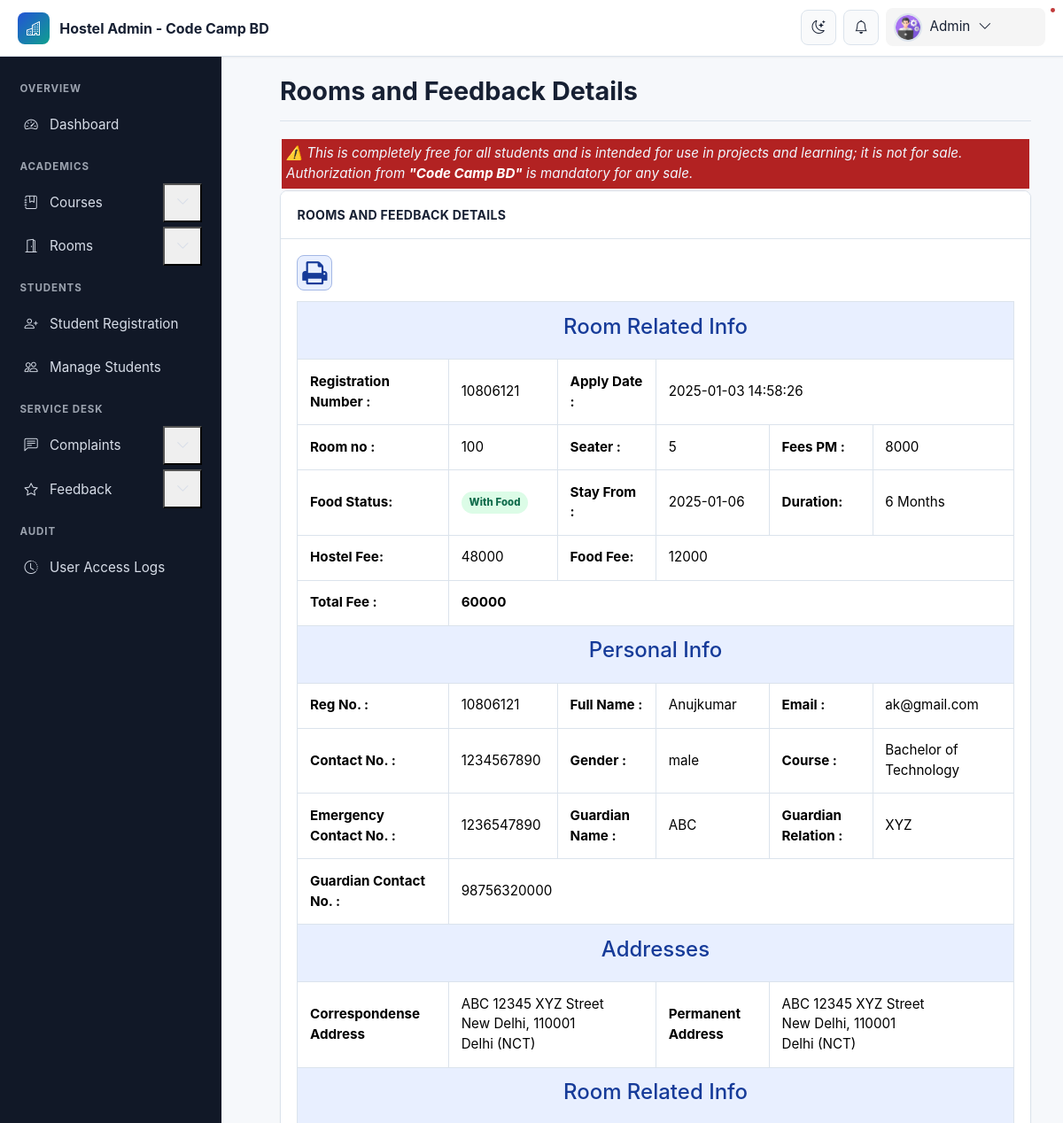
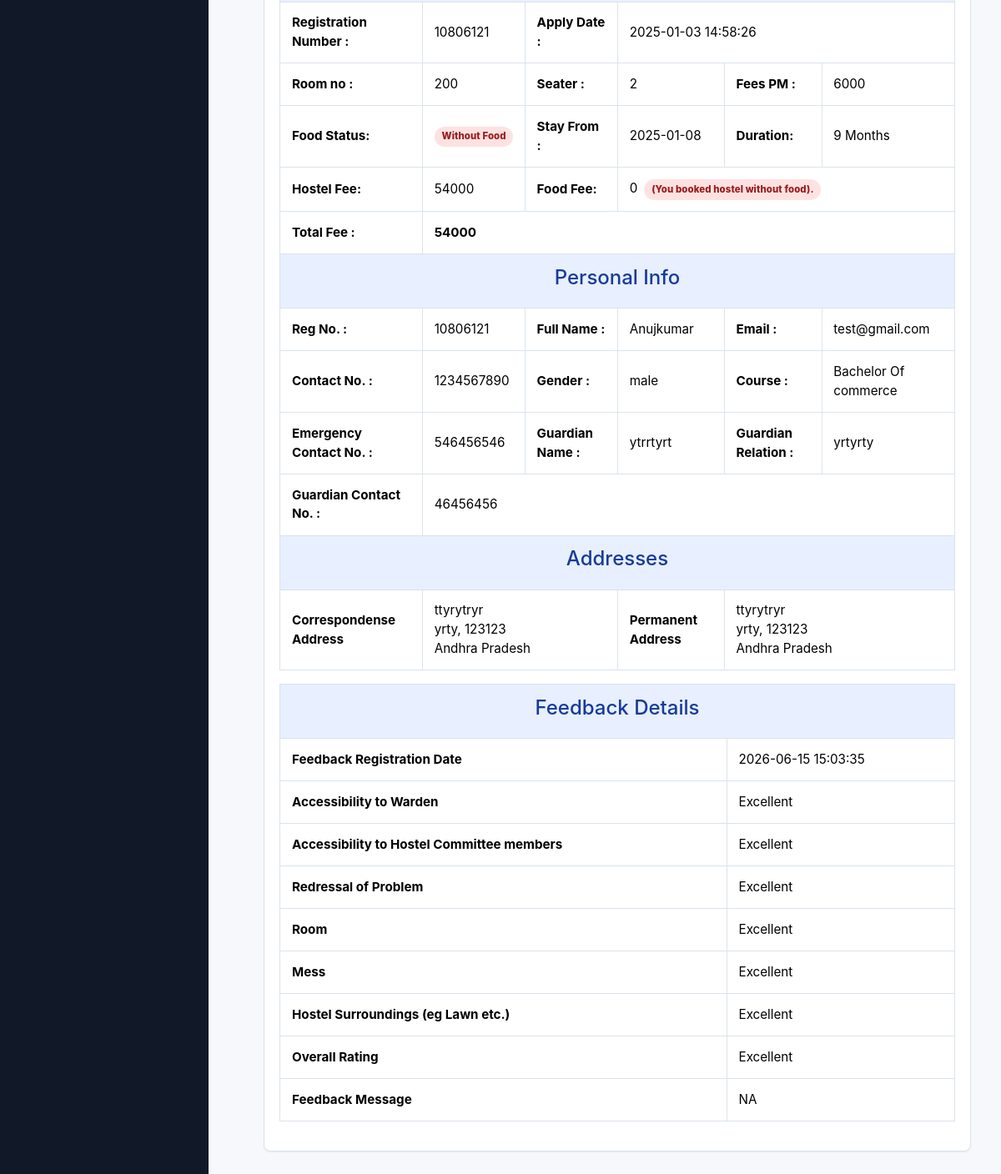
/admin/feedback-details.php?regno=10806121&&uid=3 (signed in), run on the app's committed database (2 pictures, top to bottom).
### tables this page shows
CREATE TABLE `registration` (
  `id` int(11) NOT NULL,
  `roomno` int(11) DEFAULT NULL,
  `seater` int(11) DEFAULT NULL,
  `feespm` int(11) DEFAULT NULL,
  `foodstatus` int(11) DEFAULT NULL,
  `stayfrom` date DEFAULT NULL,
  `duration` int(11) DEFAULT NULL,
  `course` varchar(500) DEFAULT NULL,
  `regno` int(11) DEFAULT NULL,
  `firstName` varchar(500) DEFAULT NULL,
  `middleName` varchar(500) DEFAULT NULL,
  `lastName` varchar(500) DEFAULT NULL,
  `gender` varchar(250) DEFAULT NULL,
  `contactno` bigint(11) DEFAULT NULL,
  `emailid` varchar(500) DEFAULT NULL,
  `egycontactno` bigint(11) DEFAULT NULL,
  `guardianName` varchar(500) DEFAULT NULL,
  `guardianRelation` varchar(500) DEFAULT NULL,
  `guardianContactno` bigint(11) DEFAULT NULL,
  `corresAddress` varchar(500) DEFAULT NULL,
  `corresCIty` varchar(500) DEFAULT NULL,
  `corresState` varchar(500) DEFAULT NULL,
  `corresPincode` int(11) DEFAULT NULL,
  `pmntAddress` varchar(500) DEFAULT NULL,
  `pmntCity` varchar(500) DEFAULT NULL,
  `pmnatetState` varchar(500) DEFAULT NULL,
  `pmntPincode` int(11) DEFAULT NULL,
  `postingDate` timestamp NULL DEFAULT current_timestamp(),
  `updationDate` varchar(500) DEFAULT NULL
);

CREATE TABLE `feedback` (
  `id` int(11) NOT NULL,
  `AccessibilityWarden` varchar(255) DEFAULT NULL,
  `AccessibilityMember` varchar(255) DEFAULT NULL,
  `RedressalProblem` varchar(255) DEFAULT NULL,
  `Room` varchar(255) DEFAULT NULL,
  `Mess` varchar(255) DEFAULT NULL,
  `HostelSurroundings` varchar(255) DEFAULT NULL,
  `OverallRating` varchar(255) DEFAULT NULL,
  `FeedbackMessage` varchar(255) DEFAULT NULL,
  `userId` int(11) DEFAULT NULL,
  `postinDate` timestamp NULL DEFAULT current_timestamp()
);

### admin/feedback-details.php (the view, shortened to what this page needs)
<?php
include('includes/config.php');
?>
<!doctype html>
<html lang="en" class="no-js">
<head>
	<link rel="stylesheet" href="css/font-awesome.min.css">
	<link rel="stylesheet" href="https://cdn.jsdelivr.net/npm/bootstrap@5.3.3/dist/css/bootstrap.min.css">
	<link rel="stylesheet" href="css/dataTables.bootstrap.min.css">
	<link rel="stylesheet" href="css/bootstrap-social.css">
	<link rel="stylesheet" href="css/bootstrap-select.css">
	<link rel="stylesheet" href="css/fileinput.min.css">
	<link rel="stylesheet" href="css/awesome-bootstrap-checkbox.css">
	<link rel="stylesheet" href="css/style.css">
	<link rel="stylesheet" href="css/font-awesome.min.css">
</head>
<body>
	<?php include('includes/header.php');?>
	<div class="ts-main-content">
			<?php include('includes/sidebar.php');?>
		<div class="content-wrapper">
			<div class="container-fluid">
				<div class="row" id="print">
					<div class="col-md-12">
						<h2 class="page-title">Rooms and Feedback Details</h2>
														<div class="" style="background-color: firebrick; padding: 5px;margin: 2px;}">
									<i>
										<marquee behavior="scroll" direction="left" onmouseover="this.stop();" onmouseout="this.start();" style="color: aliceblue;" >
											⚠️ This is completely free for all students and is intended for use in projects and learning; it is not for sale. Authorization from  <a style="color:white;font-weight: bold;" href="https://www.youtube.com/@codecampbdofficial/" target="_blank" rel="noopener noreferrer">"Code Camp BD"</a>  is mandatory for any sale.
										</marquee>
									</i>
								</div>
						<div class="panel panel-default">
							<div class="panel-heading">Rooms and Feedback Details</div>
							<div class="panel-body">
			<table id="zctb" class="table table-bordered " cellspacing="0" width="100%" border="1">
						 <span class="print-action"><i class="fa fa-print fa-2x" aria-hidden="true" OnClick="CallPrint(this.value)" title="Print the Report"></i></span>
									<tbody>
<?php
$aid=intval($_GET['regno']);
	$ret="select * from registration where (regno	=?)";
$stmt= $mysqli->prepare($ret) ;
$stmt->bind_param('s',$aid);
$stmt->execute() ;
$res=$stmt->get_result();
while($row=$res->fetch_object())
	  {
	  	?>
<tr>
<td colspan="6" class="table-section-title"><h4>Room Related Info</h4></td>
</tr>
<tr>
	<th>Registration Number :</th>
<td><?php echo $row->regno;?></td>
<th>Apply Date :</th>
<td colspan="3"><?php echo $row->postingDate;?></td>
</tr>
<tr>
<td><b>Room no :</b></td>
<td><?php echo $row->roomno;?></td>
<td><b>Seater :</b></td>
<td><?php echo $row->seater;?></td>
<td><b>Fees PM :</b></td>
<td><?php echo $fpm=$row->feespm;?></td>
</tr>
<tr>
<td><b>Food Status:</b></td>
<td>
;?></td>
<td><b>Stay From :</b></td>
<td><?php echo $row->stayfrom;?></td>
<td><b>Duration:</b></td>
<td><?php echo $dr=$row->duration;?> Months</td>
</tr>
<tr><th>Hostel Fee:</th>
<td><?php echo $hf=$dr*$fpm?></td>
<th>Food Fee:</th>
<td colspan="3"><?php
if($row->foodstatus==1)
{
echo $ff=(2000*$dr);
} else {
echo $ff=0;
echo "<span class='badge badge-status-danger hms-inline-note'>(You booked hostel without food).</span>";
}?></td>
</tr>
<tr>
<th>Total Fee :</th>
<th colspan="5"><?php echo $hf+$ff;?></th>
</tr>
<tr>
<td colspan="6" class="table-section-title"><h4>Personal Info</h4></td>
</tr>
<tr>
<td><b>Reg No. :</b></td>
<td><?php echo $row->regno;?></td>
<td><b>Full Name :</b></td>
<td><?php echo $row->firstName;?><?php echo $row->middleName;?><?php echo $row->lastName;?></td>
<td><b>Email :</b></td>
<td><?php echo $row->emailid;?></td>
</tr>
<tr>
<td><b>Contact No. :</b></td>
<td><?php echo $row->contactno;?></td>
<td><b>Gender :</b></td>
<td><?php echo $row->gender;?></td>
<td><b>Course :</b></td>
<td><?php echo $row->course;?></td>
</tr>
<tr>
<td><b>Emergency Contact No. :</b></td>
<td><?php echo $row->egycontactno;?></td>
<td><b>Guardian Name :</b></td>
<td><?php echo $row->guardianName;?></td>
<td><b>Guardian Relation :</b></td>
<td><?php echo $row->guardianRelation;?></td>
</tr>
<tr>
<td><b>Guardian Contact No. :</b></td>
<td colspan="6"><?php echo $row->guardianContactno;?></td>
</tr>
<tr>
<td colspan="6" class="table-section-title"><h4>Addresses</h4></td>
</tr>
<tr>
<td><b>Correspondense Address</b></td>
<td colspan="2">
<?php echo $row->corresAddress;?><br />
<?php echo $row->corresCIty;?>, <?php echo $row->corresPincode;?><br />
<?php echo $row->corresState;?>
</td>
<td><b>Permanent Address</b></td>
<td colspan="2">
<?php echo $row->pmntAddress;?><br />
<?php echo $row->pmntCity;?>, <?php echo $row->pmntPincode;?><br />
<?php echo $row->pmnatetState;?>
</td>
</tr>
<?php
} ?>
</tbody>
</table>
<?php
$uid=$_GET['uid'];
$ret="SELECT * FROM feedback WHERE userId=? ";
$stmt= $mysqli->prepare($ret);
$stmt->bind_param('i',$uid);
$stmt->execute() ;
$res=$stmt->get_result();
while($row=$res->fetch_object())
	  { ?>
		<table id="zctb" class="table table-bordered " cellspacing="0" width="100%" border="1">
<tr>
<td colspan="6" class="table-section-title"><h4>Feedback Details</h4></td>
</tr>
<tr>
<th>Feedback Registration Date</th>
<td><?php echo $row->postinDate;?></td>
</tr>
<tr>
<th>Accessibility to Warden </th>
<td><?php echo $row->AccessibilityWarden;?></td>
</tr>
<tr>
<th>Accessibility to Hostel Committee members </th>
<td><?php echo $row->AccessibilityMember;?></td>
</tr>
<tr>
<th>Redressal of Problem </th>
<td><?php echo $row->RedressalProblem;?></td>
</tr>
<tr>
<th>Room </th>
<td><?php echo $row->Room;?></td>
</tr>
<tr>
<th>Mess </th>
<td><?php echo $row->Mess;?></td>
</tr>
<tr>
<th>Hostel Surroundings (eg Lawn etc.) </th>
<td><?php echo $row->HostelSurroundings;?></td>
</tr>
<tr>
<th>Overall Rating </th>
<td><?php echo $row->OverallRating;?></td>
</tr>
<tr>
<th>Feedback Message</th>
<td><?php echo $row->FeedbackMessage;?></td>
</tr>
</table>
<?php } ?>
</div>
</div>
</div>
</div>
</div>
</div>
</div>
</body>
</html>

### admin/css/style.css (style rules this page uses)
html { font-size: 14px; }
@media only screen and (min-width: 480px) { html { font-size: 17px; } }
@media only screen and (min-width: 768px) { html { font-size: 14px; } }
body { font-size: 1em; }
a { color: #37a6c4; }
.panel { overflow: hidden; }
.page-title { padding-bottom: 15px; margin-bottom: 20px; border-bottom: 1px solid #f0f0f0; }
.ts-main-content .content-wrapper { padding-top: 15px; margin-top: 10px; }
@media only screen and (min-width: 992px) { .ts-main-content .content-wrapper { margin-left: 250px; } }

### css/modern-ui.css (style rules this page uses)
:root { color-scheme: light; --hms-bg: #f6f8fb; --hms-surface: #ffffff; --hms-surface-soft: #f9fafb; --hms-border: #dbe3ec; --hms-text: #172033; --hms-muted: #637083; --hms-primary: #2454d6; --hms-primary-dark: #163b99; --hms-primary-soft: #e8efff; --hms-accent: #0f9f8f; --hms-success: #16855f; --hms-warning: #b76b00; --hms-danger: #c23b3b; --hms-info: #1477a5; --hms-sidebar: #111827; --hms-sidebar-muted: #9ca3af; --hms-shadow-sm: 0 1px 2px rgba(16, 24, 40, .06); --hms-shadow: 0 14px 34px rgba(16, 24, 40, .10); --hms-radius: 8px; --hms-header-height: 64px; --hms-sidebar-width: 280px; }
* { box-sizing: border-box; }
html { font-size: 16px; }
body { min-height: 100vh; margin: 0; background: var(--hms-bg); color: var(--hms-text); font-family: Inter, ui-sans-serif, system-ui, -apple-system, BlinkMacSystemFont, "Segoe UI", sans-serif; font-size: .95rem; line-height: 1.5; letter-spacing: 0; }
a { color: var(--hms-primary); text-decoration: none; }
.ts-main-content .content-wrapper { min-height: 100vh; margin-top: 0; padding: calc(var(--hms-header-height) + 1rem) 1rem 2rem; transition: margin-left .24s ease; }
.container-fluid { max-width: 1480px; }
.page-title { display: flex; align-items: center; justify-content: space-between; gap: 1rem; margin: 0 0 1.25rem !important; padding: 0 0 1rem; color: var(--hms-text); border-bottom: 1px solid var(--hms-border); font-size: clamp(1.45rem, 2.4vw, 2rem); font-weight: 750; letter-spacing: 0; }
.panel, .well { margin-bottom: 1.25rem; overflow: hidden; background: var(--hms-surface); border: 1px solid var(--hms-border); border-radius: var(--hms-radius); box-shadow: var(--hms-shadow-sm); }
.panel-heading { display: flex; align-items: center; justify-content: space-between; gap: .75rem; padding: 1rem 1.15rem; color: var(--hms-text) !important; background: var(--hms-surface); border-bottom: 1px solid var(--hms-border); font-size: .88rem; font-weight: 750; letter-spacing: .02em; text-transform: uppercase; }
.panel-body { padding: 1.15rem; }
.hms-inline-note { display: inline-flex; margin-left: .5rem; }
.table, table { width: 100%; color: var(--hms-text); vertical-align: middle; }
.table > :not(caption) > * > * { padding: .85rem; background: transparent; border-bottom-color: var(--hms-border); }
.table tbody tr { transition: background .18s ease; }
.table-bordered, .table-bordered > :not(caption) > * { border-color: var(--hms-border); }
.badge { display: inline-flex; align-items: center; min-height: 1.55rem; padding: .28rem .55rem; border-radius: 999px; font-weight: 800; letter-spacing: .01em; }
.badge-status-danger { color: #991b1b; background: #fee2e2; }
.table-section-title { color: var(--hms-primary-dark) !important; text-align: center; background: var(--hms-primary-soft) !important; font-weight: 800; }
.print-action { display: inline-flex; align-items: center; justify-content: center; width: 2.5rem; height: 2.5rem; margin-bottom: .75rem; color: var(--hms-primary-dark); background: var(--hms-primary-soft); border: 1px solid color-mix(in srgb, var(--hms-primary) 30%, var(--hms-border)); border-radius: var(--hms-radius); cursor: pointer; }
@media (min-width: 992px) { .ts-main-content .content-wrapper { margin-left: var(--hms-sidebar-width); padding: calc(var(--hms-header-height) + 1.35rem) 1.5rem 2.5rem; } }

### data on the page
registration: regno "10806121", postingDate "2025-01-03 14:58:26", roomno "100", seater "5", feespm "8000", stayfrom "2025-01-06", duration "6", $hf=$dr*$fpm "48000", $ff=(2000*$dr) "12000", $hf+$ff "60000", firstName "Anuj", lastName "kumar", emailid "ak@gmail.com", contactno "1234567890", gender "male", course "Bachelor of Technology", egycontactno "1236547890", guardianName "ABC", guardianRelation "XYZ", guardianContactno "98756320000", corresAddress "ABC 12345 XYZ Street", corresCIty "New Delhi", corresPincode "110001", corresState "Delhi (NCT)", pmntAddress "ABC 12345 XYZ Street", pmntCity "New Delhi", pmntPincode "110001", pmnatetState "Delhi (NCT)"
registration: regno "10806121", postingDate "2025-01-03 14:58:26", roomno "200", seater "2", feespm "6000", stayfrom "2025-01-08", duration "9", $hf=$dr*$fpm "54000", $hf+$ff "54000", firstName "Anuj", lastName "kumar", emailid "test@gmail.com", contactno "1234567890", gender "male", course "Bachelor Of commerce", egycontactno "546456546", guardianName "ytrrtyrt", guardianRelation "yrtyrty", guardianContactno "46456456", corresAddress "ttyrytryr", corresCIty "yrty", corresPincode "123123", corresState "Andhra Pradesh", pmntAddress "ttyrytryr", pmntCity "yrty", pmntPincode "123123", pmnatetState "Andhra Pradesh"
feedback: postinDate "2026-06-15 15:03:35", AccessibilityWarden "Excellent", AccessibilityMember "Excellent", RedressalProblem "Excellent", Room "Excellent", Mess "Excellent", HostelSurroundings "Excellent", OverallRating "Excellent", FeedbackMessage "NA"
